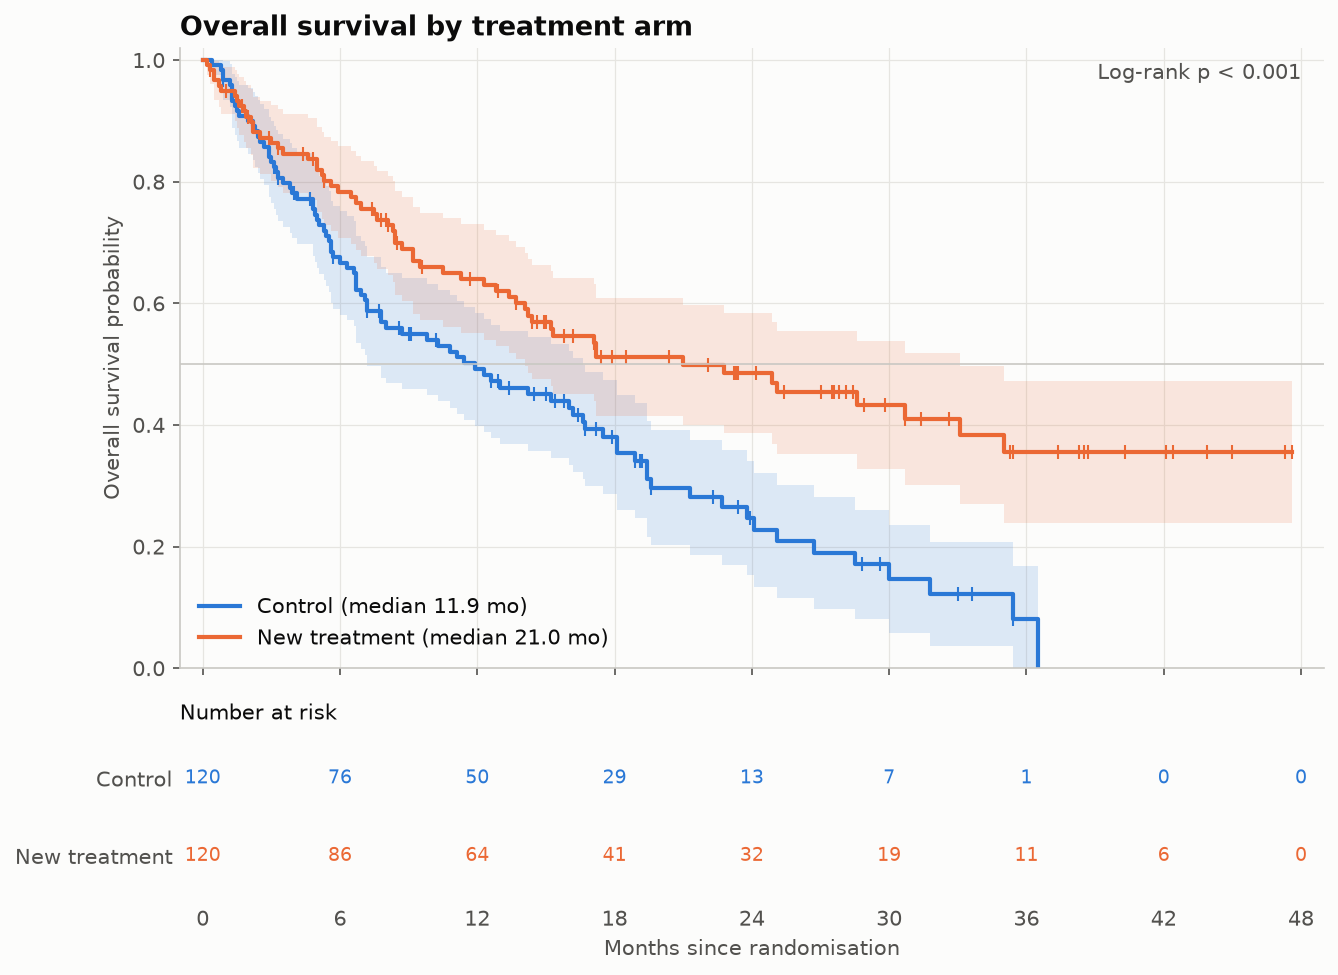

Recreate this plot in Python.
"""
Kaplan–Meier Survival Curve  -  family: Scientific

DESIGN PURPOSE
A step function estimating the probability of remaining event-free over time
while correctly handling censored subjects, meaning those whose follow-up
ended before an event. It is the standard figure for time-to-event outcomes in
clinical trials and cohort studies.

WHEN TO USE
  - Compare overall survival, progression-free survival or time-to-relapse
    between treatment arms or risk groups
  - Show any time-to-event outcome with censoring (churn, machine failure,
    time to readmission)
  - Report median survival and survival at landmark times (1-year, 5-year)

AVOID WHEN
  - Survival curves cross substantially (the log-rank test is weak; report
    RMST or landmark analyses as well)
  - There are competing risks (use cumulative incidence functions)
  - There are many groups (more than 3–4 curves become unreadable; facet
    instead)

ALTERNATIVES
  - Cumulative incidence plot
  - Swimmer plot (patient-level detail)
  - Forest plot of hazard ratios

EXAMPLE
A simulated two-arm oncology trial (120 patients per arm): median overall
survival is about 12 months on control and 18 months on the new treatment,
with administrative censoring at up to 48 months.

Run:  python kaplan_meier.py
"""
import sys
from pathlib import Path

import numpy as np
import pandas as pd
import matplotlib.pyplot as plt

# Library style: categorical colors in fixed order, recessive axes, hairline grid.
PALETTE = ["#2a78d6", "#eb6834", "#1baf7a", "#eda100",
           "#e87ba4", "#008300", "#6250d6", "#e34948"]
SEQ_CMAP = "Blues"      # sequential: one hue, light -> dark
DIV_CMAP = "RdBu_r"     # diverging: two opposite hues, neutral midpoint
GRAY = "#b8b7b1"        # de-emphasised marks
plt.rcParams.update({
    "figure.figsize": (8, 4.8), "figure.dpi": 110, "figure.facecolor": "#fcfcfb",
    "axes.facecolor": "#fcfcfb", "axes.edgecolor": "#c9c8c3", "axes.linewidth": 0.8,
    "axes.spines.top": False, "axes.spines.right": False,
    "axes.grid": True, "grid.color": "#e6e5e1", "grid.linewidth": 0.6, "axes.axisbelow": True,
    "axes.prop_cycle": plt.cycler(color=PALETTE),
    "axes.titlesize": 13, "axes.titleweight": "bold", "axes.titlelocation": "left",
    "axes.labelcolor": "#52514e", "xtick.color": "#52514e", "ytick.color": "#52514e",
    "text.color": "#0b0b0b", "font.size": 10, "lines.linewidth": 2,
    "legend.frameon": False,
})

from scipy.stats import chi2

# --- Example data ------------------------------------------------------------
rng = np.random.default_rng(42)
def simulate(n, median):
    event_time = rng.exponential(median / np.log(2), n)
    censor_time = np.minimum(rng.uniform(12, 48, n), rng.exponential(80, n))
    t = np.minimum(event_time, censor_time).round(1)
    return t, (event_time <= censor_time).astype(int)
arms = {"Control": simulate(120, 12), "New treatment": simulate(120, 18)}
df = pd.concat([pd.DataFrame({"arm": a, "months": t, "event": e}) for a, (t, e) in arms.items()])

def kaplan_meier(t, e):
    """Kaplan-Meier estimate with Greenwood 95% CI. Returns step times and S(t)."""
    times = np.unique(t[e == 1])
    n = np.array([(t >= u).sum() for u in times])
    d = np.array([((t == u) & (e == 1)).sum() for u in times])
    s = np.cumprod(1 - d / n)
    denom = n * (n - d)
    gw = np.cumsum(np.divide(d, denom, out=np.zeros(len(d)), where=denom > 0))
    se = s * np.sqrt(gw)
    lo, hi = np.clip(s - 1.96 * se, 0, 1), np.clip(s + 1.96 * se, 0, 1)
    end = max(t.max(), times.max())  # carry the last estimate out to the last follow-up
    return (np.r_[0, times, end], np.r_[1, s, s[-1]], np.r_[1, lo, lo[-1]], np.r_[1, hi, hi[-1]])

def logrank_p(t1, e1, t2, e2):
    O = E = V = 0.0
    for u in np.unique(np.r_[t1[e1 == 1], t2[e2 == 1]]):
        n1, n2 = (t1 >= u).sum(), (t2 >= u).sum()
        d1, d = ((t1 == u) & (e1 == 1)).sum(), ((t1 == u) & (e1 == 1)).sum() + ((t2 == u) & (e2 == 1)).sum()
        n = n1 + n2
        O += d1; E += d * n1 / n
        if n > 1:
            V += d * (n1 / n) * (n2 / n) * (n - d) / (n - 1)
    return chi2.sf((O - E) ** 2 / V, 1)

p_value = logrank_p(*arms["Control"], *arms["New treatment"])
df.groupby("arm").agg(patients=("event", "size"), events=("event", "sum"))

# --- Plot --------------------------------------------------------------------
fig, (ax, axr) = plt.subplots(2, 1, figsize=(9, 6.6), height_ratios=[4, 1.1], sharex=True)
ticks = np.arange(0, 49, 6)
for i, (arm, (t, e)) in enumerate(arms.items()):
    x, s, lo, hi = kaplan_meier(t, e)
    med = x[np.argmax(s <= 0.5)] if (s <= 0.5).any() else np.nan
    ax.step(x, s, where="post", color=PALETTE[i], label=f"{arm} (median {med:.1f} mo)")
    ax.fill_between(x, lo, hi, step="post", color=PALETTE[i], alpha=0.15, linewidth=0)
    ct = t[e == 0]
    ax.plot(ct, s[np.searchsorted(x, ct, side="right") - 1], "|", color=PALETTE[i], markersize=7)
    for tk in ticks:
        axr.text(tk, 1 - i, str((t >= tk).sum()), ha="center", va="center", color=PALETTE[i], fontsize=9)
ax.axhline(0.5, color="#c9c8c3", linewidth=0.8)
ax.set_ylim(0, 1.02); ax.set_ylabel("Overall survival probability")
ax.set_title("Overall survival by treatment arm")
ax.text(0.98, 0.95, "Log-rank p < 0.001" if p_value < 0.001 else f"Log-rank p = {p_value:.3f}", transform=ax.transAxes, ha="right", color="#52514e")
ax.legend(loc="lower left")
axr.set_ylim(-0.6, 1.6); axr.set_yticks([1, 0], list(arms)); axr.grid(False)
axr.set_xticks(ticks); axr.set_xlim(-1, 49); axr.set_xlabel("Months since randomisation")
axr.set_title("Number at risk", fontsize=10, fontweight="normal")
for side in ("left", "bottom"):
    axr.spines[side].set_visible(False)
axr.tick_params(length=0)
fig.tight_layout()

# --- Save / show -------------------------------------------------------------
out = Path(__file__).with_name(Path(__file__).stem + ".png")
fig.savefig(out, dpi=150, bbox_inches="tight")
print(f"saved {out}")
if "--no-show" not in sys.argv:
    plt.show()
